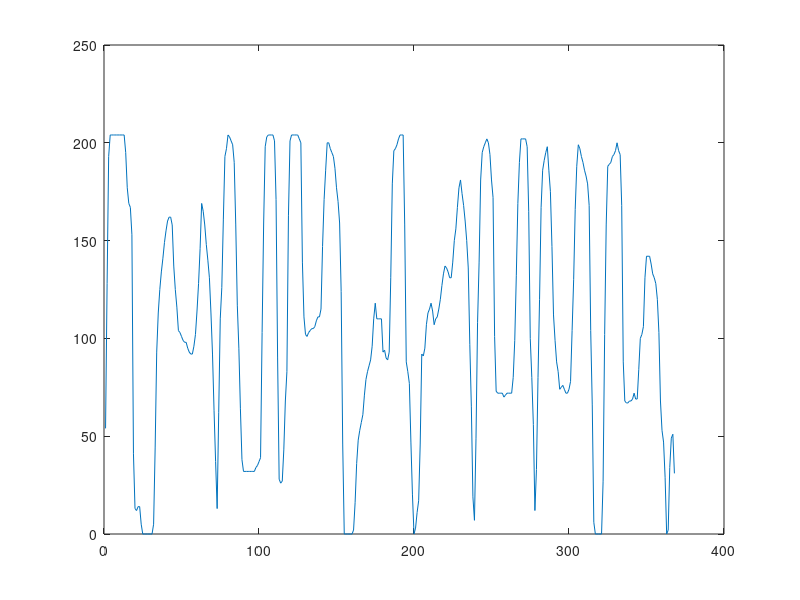

Write MATLAB code to recreate this figure.
y = [54 128 193 204 204 204 204 204 204 204 204 204 204 195 177 169 167 153 41 13 12 14 14 5 0 0 0 0 0 0 0 5 44 93 113 125 134 141 149 155 160 162 162 158 137 125 116 104 103 101 99 98 98 95 93 92 92 96 102 114 128 146 169 165 158 148 140 131 113 92 63 37 13 62 110 126 161 193 197 204 203 201 199 190 158 117 95 64 38 32 32 32 32 32 32 32 32 34 35 37 39 103 159 198 203 204 204 204 204 201 171 90 28 26 27 43 68 83 163 201 204 204 204 204 204 202 200 139 111 102 101 103 104 105 105 106 109 111 111 115 147 171 186 200 200 197 195 193 187 177 170 159 124 46 0 0 0 0 0 0 2 16 36 48 53 57 61 71 79 83 86 89 96 110 118 110 110 110 110 93 94 90 89 93 131 179 196 197 199 202 204 204 204 158 88 83 77 47 20 0 3 11 17 46 92 91 95 107 113 115 118 114 107 110 111 115 120 127 133 137 136 134 131 131 139 150 156 167 177 181 174 168 160 150 136 97 65 19 7 49 108 139 181 195 198 200 202 200 194 181 172 101 73 72 72 72 72 70 71 72 72 72 72 80 99 132 169 190 202 202 202 202 198 165 100 80 56 12 33 80 120 167 186 191 195 198 186 175 147 112 99 88 83 74 75 76 74 72 72 74 78 104 130 166 188 199 197 193 190 186 183 179 168 104 66 6 0 0 0 0 0 27 102 158 188 189 190 193 194 196 200 196 194 168 88 68 67 67 68 68 69 72 69 69 84 100 102 106 131 142 142 142 138 133 131 128 120 103 68 53 47 29 0 2 34 49 51 31];
x = [1:length(y)];
plot(x, y)